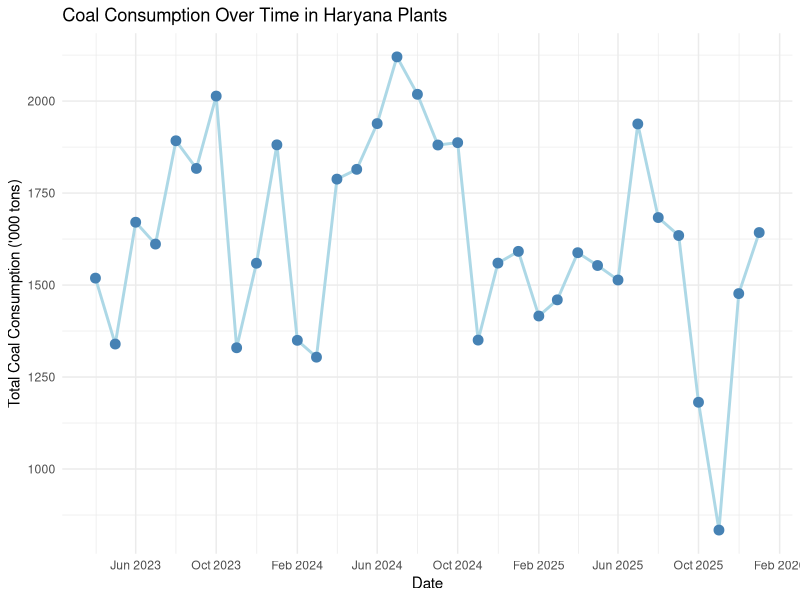

Write the R code that produced this figure.
library(dplyr)
library(lubridate)
library(ggplot2)
coal <- read.csv('Haryana_Coal_Dataset.csv')

# Summarize by the total for each month across all plants
clean <- coal %>%
  group_by(Period) %>%
  summarize(
    Monthly_Consumption = sum(Total.Consumption, na.rm = TRUE),
  )

# Use lubridate to force "April 2023" to "2023-04-01"
clean$Period <- my(clean$Period)

# Simple Time Series Plot
ggplot(clean, aes(x = Period, y = Monthly_Consumption)) +
  geom_line(color = "lightblue", linewidth = 1) +
  geom_point(color = "steelblue", size = 3) +
  scale_x_date(date_labels = "%b %Y", date_breaks = "4 months") +
  labs(title = "Coal Consumption Over Time in Haryana Plants", x = "Date", y = "Total Coal Consumption ('000 tons)") +
  theme_minimal()
